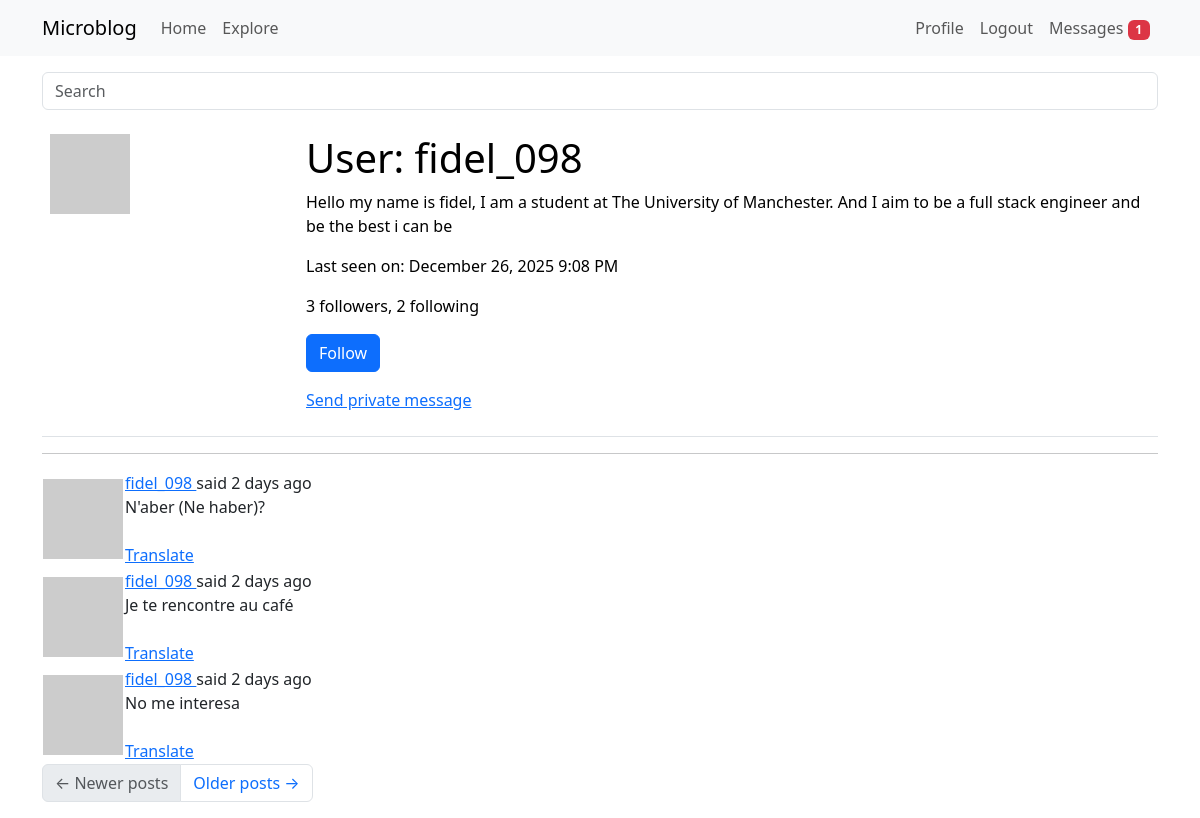
The page /user/fidel_098 (signed in) on the database its author committed.
### app/models.py (models this page shows, shortened)
class User(UserMixin, db.Model):
    __tablename__ = "user"
    id: so.Mapped[int] = so.mapped_column(primary_key=True)
    username: so.Mapped[str] = so.mapped_column(sa.String(64), index=True, unique=True)
    email: so.Mapped[str] = so.mapped_column(sa.String(120), index=True, unique=True)
    password_hash: so.Mapped[Optional[str]] = so.mapped_column(sa.String(256))
    posts: so.WriteOnlyMapped['Post'] = so.relationship(back_populates='author')
    about_me: so.Mapped[Optional[str]] = so.mapped_column(sa.String(140))
    last_seen: so.Mapped[Optional[datetime]] = so.mapped_column(default=lambda:
                                datetime.now(timezone.utc))
    def avatar(self, size):
        digest = md5(self.email.lower().encode('utf-8')).hexdigest()
        return f'https://www.gravatar.com/avatar/{digest}?d=identicon&s={size}'
    following: so.WriteOnlyMapped['User'] = so.relationship(
        secondary=followers,
        primaryjoin=(followers.c.follower_id == id),
        secondaryjoin=(followers.c.followed_id == id),
        back_populates='followers')
    followers: so.WriteOnlyMapped['User'] = so.relationship(
        secondary=followers, primaryjoin=(followers.c.followed_id == id),
        secondaryjoin=(followers.c.follower_id == id),
        back_populates='following')
    def is_following(self, user):
        query = self.following.select().where(User.id == user.id)
        return db.session.scalar(query)
    def followers_count(self):
        query = sa.select(sa.func.count()).select_from(
            self.followers.select().subquery())
        return db.session.scalar(query)
    def following_count(self):
        query = sa.select(sa.func.count()).select_from(
            self.following.select().subquery())
        return db.session.scalar(query)
    last_message_read_time: so.Mapped[Optional[datetime]]
    messages_sent: so.WriteOnlyMapped['Message'] = so.relationship(foreign_keys='Message.sender_id', back_populates='author')
    messages_recieved: so.WriteOnlyMapped['Message'] = so.relationship(foreign_keys='Message.recipient_id', back_populates='recipient')
    def unread_message_count(self):
        last_read_time = self.last_message_read_time or datetime(1900, 1, 1)
        query = sa.select(Message).where(Message.recipient == self, Message.timestamp > last_read_time)
        return db.session.scalar(sa.select(sa.func.count()).select_from(query.subquery()))
    notifications: so.WriteOnlyMapped['Notification'] = so.relationship(back_populates='user')

class SearchableMixin(object):
    @classmethod
    def before_commit(cls, session):
        session._changes = { #session._changes is a custom attribute added to the session object to track changes made during the session
            'add': list(session.new), #list of new objects to be added
            'update': list(session.dirty), #list of modified objects
            'delete': list(session.deleted) #list of deleted objects
        }
    @classmethod
    def after_commit(cls, session):
        for obj in session._changes['add']:
            if isinstance(obj, SearchableMixin):
                add_to_index(obj.__tablename__, obj)
        for obj in session._changes['update']:
            if isinstance(obj, SearchableMixin):
                add_to_index(obj.__tablename__, obj)
        for obj in session._changes['delete']:
            if isinstance(obj, SearchableMixin):
                remove_from_index(obj.__tablename__, obj)
        session._changes = None

class Post(SearchableMixin, db.Model):
    __tablename__ = "post"
    __searchable__ = ['body'] #this indicates that the body field of the Post model should be indexed for full-text search
    id: so.Mapped[int] = so.mapped_column(primary_key=True)
    body: so.Mapped[str] = so.mapped_column(sa.String(140))
    timestamp: so.Mapped[datetime] = so.mapped_column(index=True, default=lambda: datetime.now(timezone.utc))
    user_id: so.Mapped[int] = so.mapped_column(sa.ForeignKey(User.id), index=True)
    author: so.Mapped[User] = so.relationship(back_populates='posts')
    language: so.Mapped[Optional[str]] = so.mapped_column(sa.String(5))

### app/main/routes.py (the view)
@bp.route('/user/<username>')
@login_required
def user(username):
    user = db.first_or_404(sa.select(User).where(User.username == username))
    page = request.args.get('page', 1, type=int)
    query = user.posts.select().order_by(Post.timestamp.desc())
    posts = db.paginate(query, page=page, per_page=current_app.config['POSTS_PER_PAGE'], error_out=False)
    prev_url=None
    next_url=None
    if posts.has_next:
        next_url = url_for('main.user', username=user.username, page=posts.next_num)
    else:
        None
    if posts.has_prev:
        prev_url = url_for('main.user', username=user.username, page=posts.prev_num)
    else:
        None
    form = EmptyForm()
    return render_template('user.html',form=form,
                           posts=posts.items, next_url=next_url,
                           prev_url=prev_url, user=user)

### app/main/forms.py
class SearchForm(FlaskForm):
    q = StringField(_l('Search'), validators=[DataRequired()])
    def __init__(self, *args, **kwargs):
        if 'formdata' not in kwargs:
            kwargs['formdata'] = request.args
        if 'meta' not in kwargs:
            kwargs['meta'] = {'csrf': False}
        super(SearchForm, self).__init__(*args, **kwargs)

class EmptyForm(FlaskForm):
    submit = SubmitField(_l('Submit'))

### app/__init__.py (called while the page is built)
def get_locale():
    return request.accept_languages.best_match(current_app.config['LANGUAGES'])

### app/main/routes.py (called while the page is built)
@bp.before_request
def before_request():
    if current_user.is_authenticated:
        current_user.last_seen = datetime.now(timezone.utc)
        db.session.commit()
        g.search_form = SearchForm()
    g.locale = str(get_locale())

### app/models.py (called while the page is built)
@login.user_loader
def load_user(id):
    return db.session.get(User, int(id))

### app/templates/user.html (shortened to what this page needs)
 {%extends "base.html" %}
 {% block content %}
    <table class="table table-hover">
        <tr valign="top">
             <td width="256px"><img src = "{{ user.avatar(128) }}"></td>
             <td>
                <h1>{{ _('User') }}: {{ user.username }}</h1>
                {% if user.about_me %}<p>{{ user.about_me }}</p>{% endif %}
                {% if user.last_seen %}<p>{{ _('Last seen on') }}: {{ moment(user.last_seen).format('LLL') }}</p>{% endif %}
                 <p>{{ _('%(count)d followers', count=user.followers_count()) }}, {{ _('%(count)d following', count=user.following_count()) }}</p>
                 {% if user == current_user %}
                <p><a href="{{ url_for('main.edit_profile') }}">{{ _('Edit your profile') }}</a></p>
                {% elif not current_user.is_following(user) %}
                <p>
                    <form action="{{ url_for('main.follow', username=user.username) }}" method="post">
                        {{ form.submit(value=_('Follow'), class_='btn btn-primary') }}
                    </form>
                </p>
                {% endif %}
                {% if user != current_user %}
                <p>
                    <a href="{{ url_for('main.send_message', recipient=user.username) }}">
                        {{_('Send private message')}}
                    </a>
                </p>
                {% endif %}
            </td>
        </tr>
    </table>
    <hr>
    {% for post in posts %}
        {% include '_post.html' %}
    {% endfor %}
    <nav aria-label="Post navigation">
        <ul class="pagination">
            <li class="page-item{% if not prev_url %} disabled{% endif %}">
                <a class="page-link" href="{{ prev_url }}">
                    <span aria-hidden="true">&larr;</span> Newer posts
                </a>
            </li>
            <li class="page-item{% if not next_url %} disabled{% endif %}">
                <a class="page-link" href="{{ next_url }}">
                    Older posts <span aria-hidden="true">&rarr;</span>
                </a>
            </li>
        </ul>
    </nav>
{% endblock %}

### app/templates/base.html (shortened to what this page needs)
<!doctype html>
<html>
    <head>
      <link
        href="https://cdn.jsdelivr.net/npm/bootstrap@5.3.2/dist/css/bootstrap.min.css"
        rel="stylesheet"
      >
    </head>
    <body>
        <nav class="navbar navbar-expand-lg bg-body-tertiary">
        <div class="container">
          <a class="navbar-brand" href="{{ url_for('main.index') }}">Microblog</a>
        <div class="collapse navbar-collapse" id="navbarSupportedContent">
          <ul class="navbar-nav me-auto mb-2 mb-lg-0">
            <li class="nav-item">
              <a class="nav-link" aria-current="page" href="{{ url_for('main.index') }}">Home</a>
            </li>
            <li class="nav-item">
              <a class="nav-link" aria-current="page" href="{{ url_for('main.explore') }}">Explore</a>
            </li>
          </ul>
          <ul class="navbar-nav mb-2 mb-lg-0">
          {% if current_user.is_anonymous %}
          <li class="nav-item">
              <a class="nav-link" aria-current="page" href="{{ url_for('auth.login') }}">Login</a>
          </li>
            {% else %}
          <li class="nav-item">
              <a class="nav-link" aria-current="page" href="{{ url_for('main.user', username=current_user.username) }}">Profile</a>
          </li>
          <li class="nav-item">
              <a class="nav-link" aria-current="page" href="{{ url_for('auth.logout') }}">Logout</a>
            </li>
          <li class="nav-item">
            <a class="nav-link" aria-current="page" href="{{ url_for('main.messages')}}">{{ _('Messages') }}
              {% set unread_message_count = current_user.unread_message_count() %}
              <span id="message_count" class="badge text-bg-danger"
              {% if unread_message_count %}
              style="visibility: visible"
              {% else %}
              style="visibility: hidden"
              {% endif %}>
                {{ unread_message_count }}
              </span>
            </a>
          </li>
          {% endif %}
        </ul>
        </div>
      </div>
    </nav>
    <div class="container mt-3">
      {% if g.search_form %}
          <form method="GET" action="{{ url_for('main.search') }}" class="mb-3">
           <div class="input-group">
               {{ g.search_form.q(size=20, class='form-control', placeholder=g.search_form.q.label.text) }}
              </div>
            </form>
        {% endif %}
        {% block content %}{% endblock %}
      </div>
  </body>
</html>

### app/templates/_post.html (shortened to what this page needs)
<table class=""table table-hover>
    <tr>
        <td width="70px">
            <a href="{{ url_for('main.user', username=post.author.username) }}">
            <img src="{{ post.author.avatar(36) }}">
            </a>
        </td>
        <td>
            {{ _('%(username)s said %(when)s',
                username=user_link, when=moment(post.timestamp).fromNow()) }}
                <br>
            <span id="post{{ post.id }}">{{ post.body }}</span>
            {% if post.language and post.language != g.locale %}
            <br><br>
            <span id="translation{{ post.id }}">
                    <a href="javascript:translate(
                                'post{{ post.id }}',
                                'translation{{ post.id }}',
                                '{{ post.language }}',
                                '{{ g.locale }}');">{{ _('Translate') }}</a>
                </span>
            {% endif %}
        </td>
    </tr>
</table>

### rows shown on the page
User: username "fidel_098", about_me "Hello my name is fidel, I am a student at The University of Manchester. And I aim to be a full stack engineer and be the best i can be", last_seen "December 26, 2025 9:08 PM"
Post: body "N'aber (Ne haber)?"
Post: body "Je te rencontre au café"
Post: body "No me interesa"

### other values the page prints
{{ unread_message_count }} "1"
